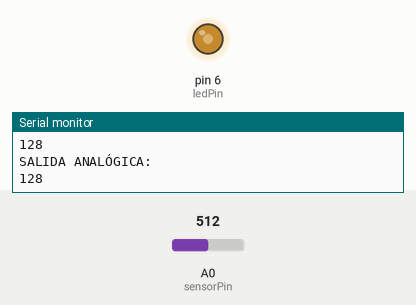
Recording of a sketch running on a simulated Arduino Uno, built with avr-gcc and run on an emulated ATmega328P. Shown: output pins drawn as LEDs (lit = HIGH), the last lines printed to the serial monitor. The inputs (shaded band) are chosen by the test bench; at power-on: A0 (sensorPin) = 512.

Above: at 1.3 s.
1.4 s: A0 (sensorPin) set to 306
At 2.4 s:
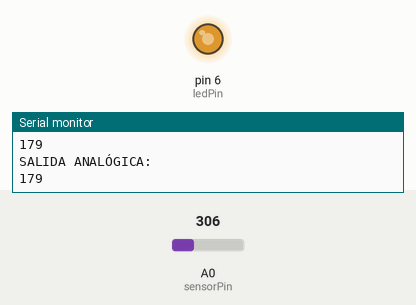
3.0 s: A0 (sensorPin) set to 122
At 3.6 s:
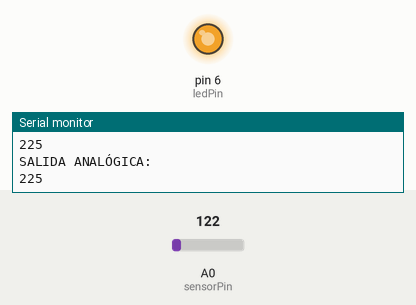
4.5 s: A0 (sensorPin) set to 900
At 4.8 s:
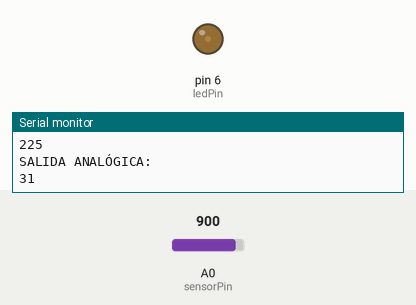
6.0 s: A0 (sensorPin) set to 1023
At 7.2 s:
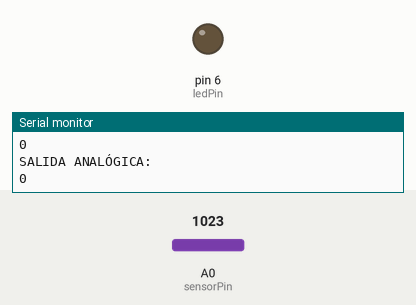
7.5 s: A0 (sensorPin) set to 511
At 8.4 s:
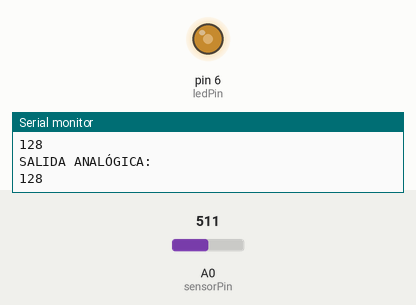
Timing chart, 0 to 10.0 s (numbered marks = the images above; inputs shaded):
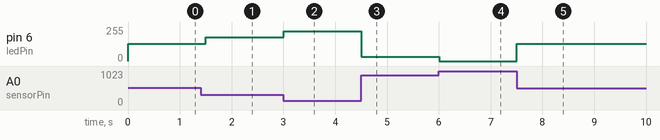

The sketch:

SENSOR_LLUVIA_ANOLOGICO_CON_LED.ino
```cpp
#define ledPin 6
#define sensorPin A0

void setup() {
  Serial.begin(9600);
  pinMode(sensorPin, INPUT);
  digitalWrite(ledPin,LOW);//para que el led este apagado al iniciar
}

int readSensor(){
  int sensorValor=analogRead(sensorPin);
  int salidaValor=map(sensorValor,0,1023,255,0);
  analogWrite(ledPin,salidaValor);//PWM
  return salidaValor;
}


void loop() {
  Serial.println("SALIDA ANALÓGICA: ");
  Serial.println(readSensor());
  delay(500);


}
```

Measured:
- after the input at 1.4 s, pin 6 (ledPin): 128/255 → 179/255 after 0.10 s
- after the input at 3.0 s, pin 6 (ledPin): 179/255 → 225/255 at once
- after the input at 4.5 s, pin 6 (ledPin): 225/255 → 31/255 at once
- after the input at 6.0 s, pin 6 (ledPin): 31/255 → 0/255 at once
- after the input at 7.5 s, pin 6 (ledPin): 0/255 → 128/255 at once
